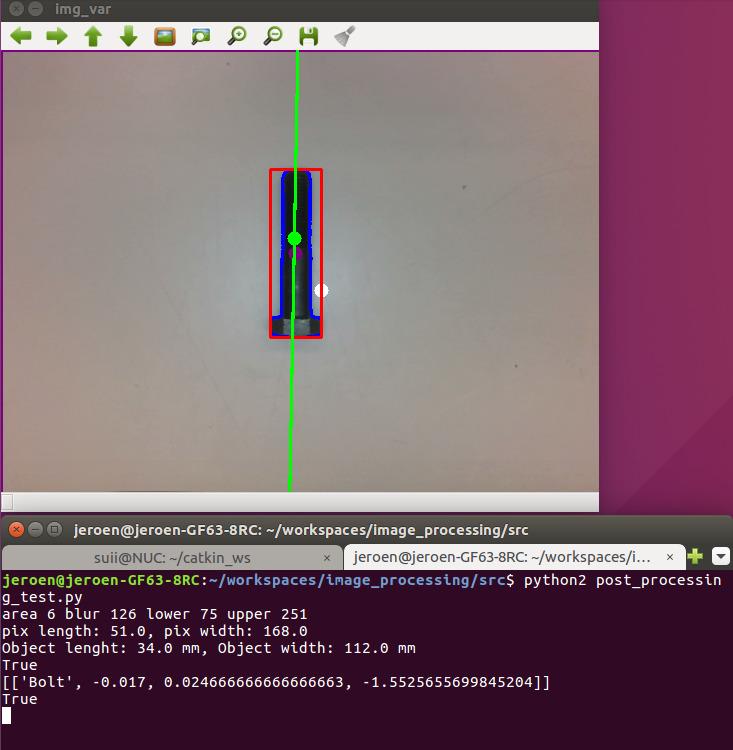
#> input picture suii_vision/scripts/images/WhatsApp Image 2019-06-07 at 11.28.57 AM.jpeg, 733 x 750 px; its folder holds only this picture in this run
$ python -i post_processing.py   (imports and definitions only)
#> lines starting #> are read from the running program, lines starting #| are printed output that depends on the picture
#> further down, picture is the input picture: shape (750, 733, 3); mean B, G, R 111, 102.3, 126.6
#!/usr/bin/env python
#
# Created by Jeroen Bongers in name of RoboHub Eindhoven
#
#


#Questions:
#what about running programm. Now every time runned it will shut down and lose list data

import cv2
import imutils
import numpy as np
import math

class PostProcessing:

    def __init__(self):
        '''defining global variables'''
        self.name_var = ""
        self.roi_var = []
        self.img_edges = None
        self.tf_array = []
        self.MIN_THRESH = 10
        self.left_upper = []
        self.right_lower = []
        tf_vals = []
        self.l_pix = 0
        self.w_pix = 0
        #MidPoint of camera in pixels
        self.x_mid = 320 # in pixels
        self.y_mid = 240 # in pixels
        #Dimension test square to measure mm/pixel ratio
        l_square = 40 #mm
        w_square = 40 #mm
        #calcutaing mm/pixel ratio from measurements from 40 cm hight:
        self.l_per_pix = l_square/84.4927978516  #in mm per pix
        self.w_per_pix = w_square/84.6966323853  #in mm per pix
        self.cx_biggest = None
        self.object_list = []
        self.list_vars = []

    # [20 lines left out: function build_center, not called in this run]
        #DELETE IMSHOWS, only used for testing code!!!!!
        #cv2.imshow('img_var',self.img_var)

    def build_view(self):
        '''returns TF array'''
        return(self.object_list)

    # [4 lines left out: function reset_view, not called in this run]

    def filter_img(self,img):
        image = img
        blurred = cv2.bilateralFilter(image ,6,75,75)
        gray = cv2.cvtColor(blurred, cv2.COLOR_BGR2GRAY)
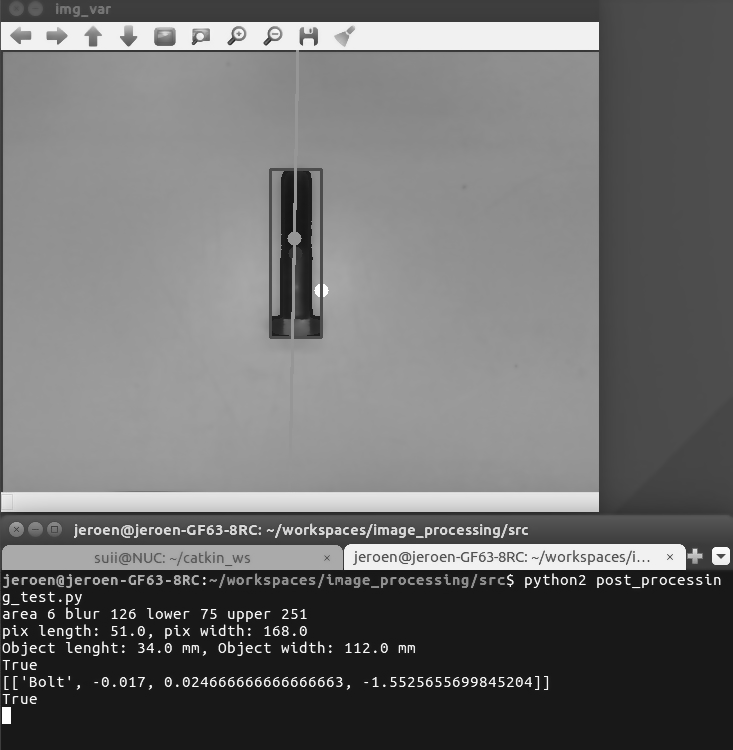
#> gray: shape (750, 733); min 20, max 255, mean 110.6
        edges = cv2.Canny(gray, 5, 40)
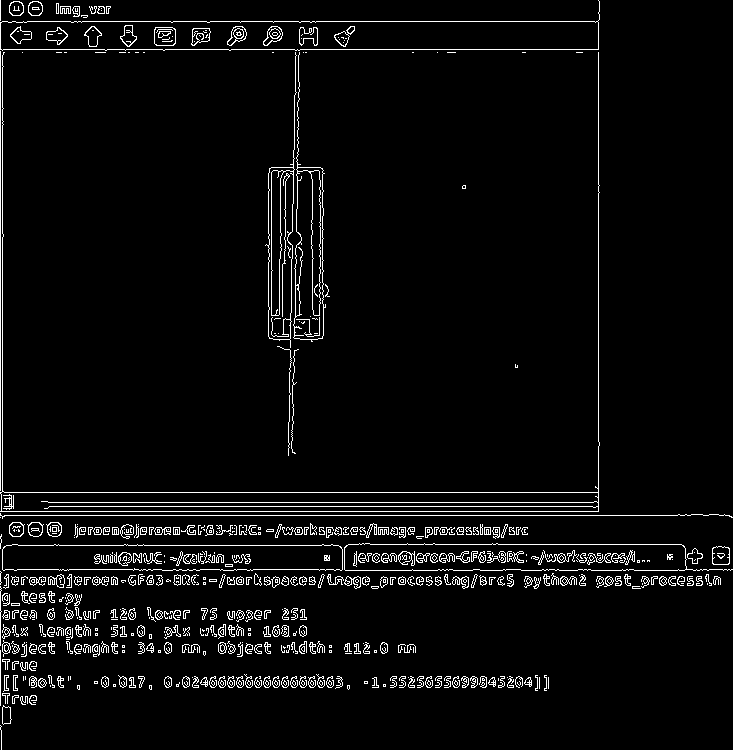
#> edges: shape (750, 733); 4.3% white in thin lines or dots
        return(edges)

    # [75 lines left out: functions get_contours, get_biggest_rect, calculate_draw_result, not called in this run]

>>> import cv2
>>> picture = cv2.imread('../images/WhatsApp Image 2019-06-07 at 11.28.57 AM.jpeg')
>>> result = PostProcessing().filter_img(picture)

$ run again, on suii_vision/scripts/images/objects.jpeg
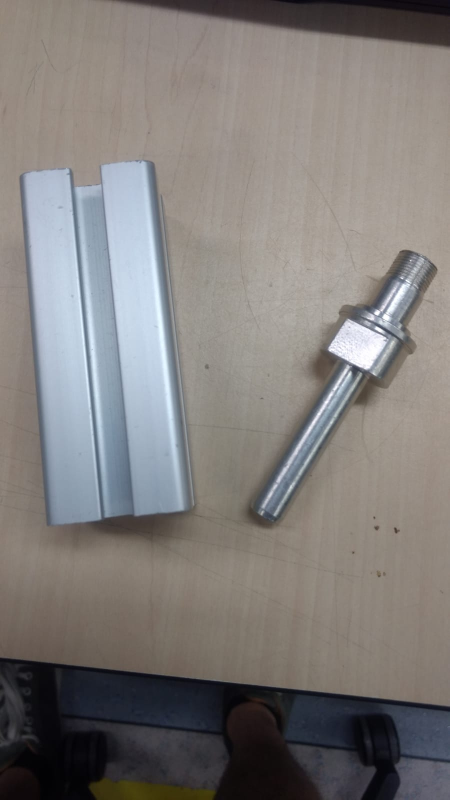
#> input picture suii_vision/scripts/images/objects.jpeg, 899 x 1599 px (shown at 1/2 size)
#> picture is the input picture: shape (1599, 899, 3); mean B, G, R 122.5, 124.7, 128.5
#> in filter_img, `gray = cv2.cvtColor(blurred, cv2.COLOR_BGR2GRAY)`:
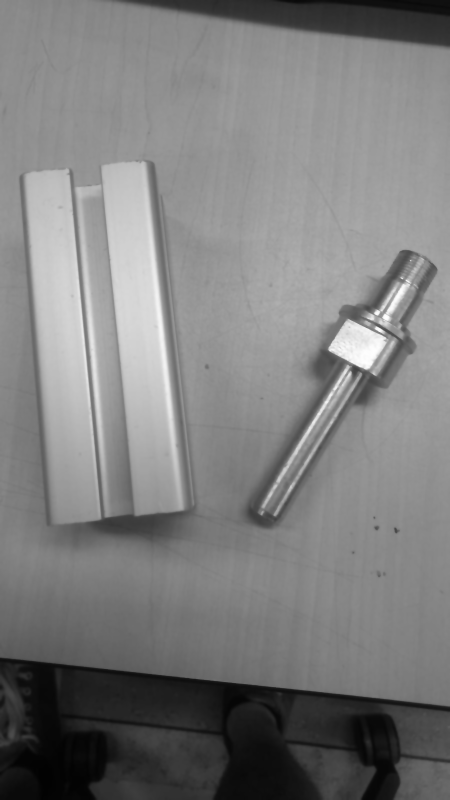
#> gray: shape (1599, 899) (shown at 1/2 size); min 2, max 255, mean 125.7
#> in filter_img, `edges = cv2.Canny(gray, 5, 40)`:
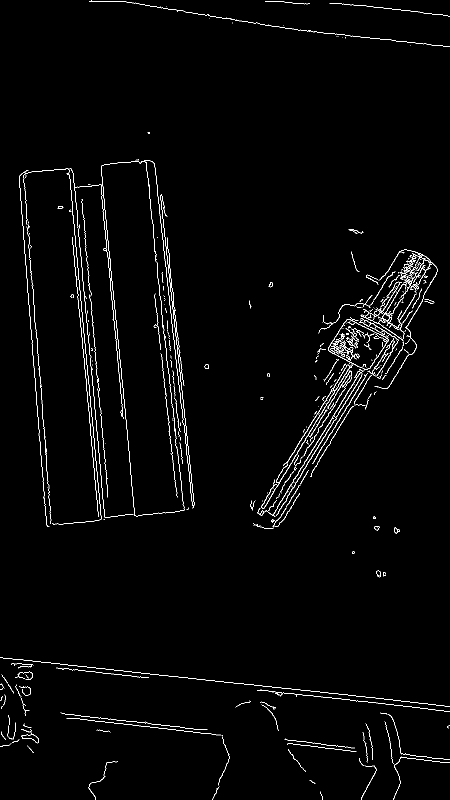
#> edges: shape (1599, 899) (shown at 1/2 size); 1.7% white in thin lines or dots

$ run again, on suii_vision/scripts/images/objects2.jpeg
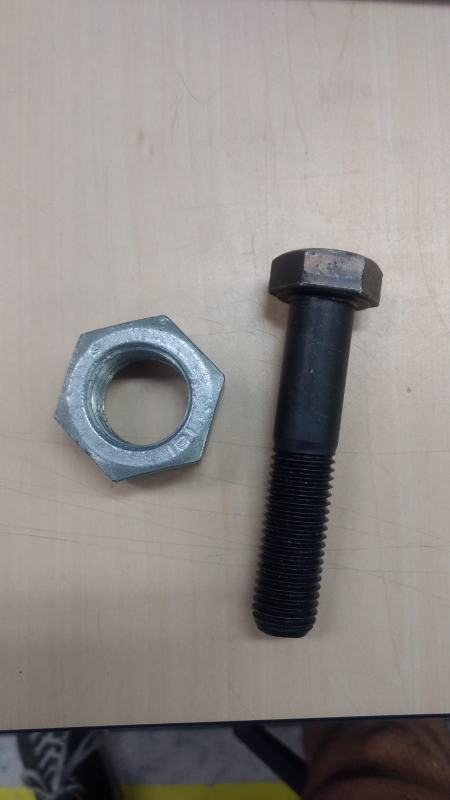
#> input picture suii_vision/scripts/images/objects2.jpeg, 899 x 1599 px (shown at 1/2 size)
#> picture is the input picture: shape (1599, 899, 3); mean B, G, R 136.2, 138.8, 143.4
#> in filter_img, `gray = cv2.cvtColor(blurred, cv2.COLOR_BGR2GRAY)`:
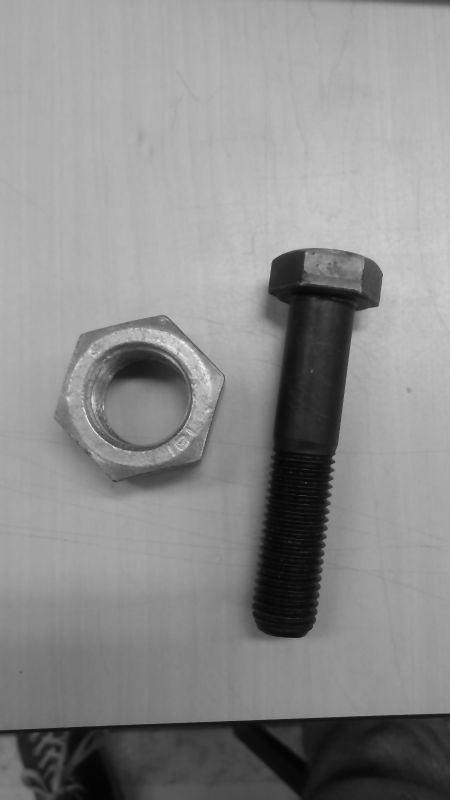
#> gray: shape (1599, 899) (shown at 1/2 size); min 3, max 240, mean 139.8
#> in filter_img, `edges = cv2.Canny(gray, 5, 40)`:
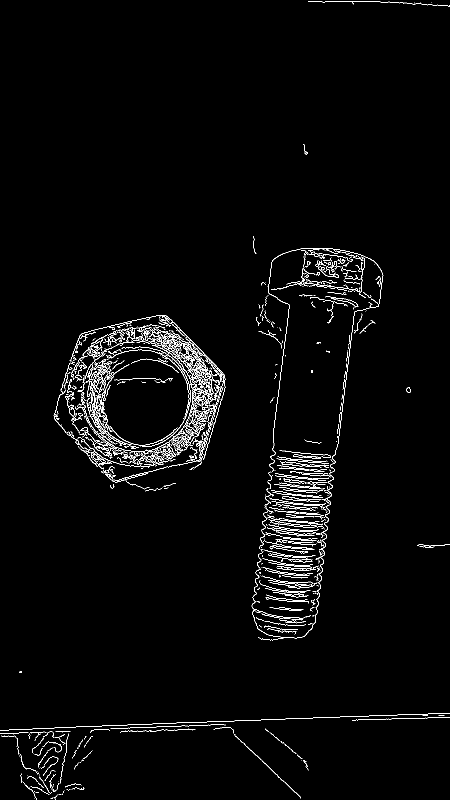
#> edges: shape (1599, 899) (shown at 1/2 size); 2.2% white in thin lines or dots
